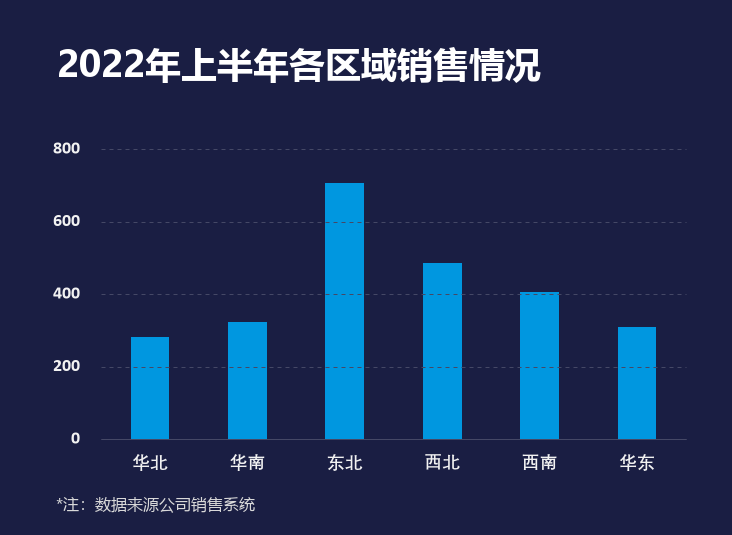

Python code for this plot:
# -*- coding: utf-8 -*-
"""图 31 · 动态柱形图（选月份看 6 大区域销售额）。

工作表 1 的下拉框（Drop Down 1）链接 J3、列表是 B4:B9（1月~6月）；
C13:H13 用 VLOOKUP 把所选月份的一行数据取到图表数据区，图表再读这一行。
因此切换下拉框时，6 根柱子整体换一组数。

用法：
    python chart31_dynamic_column.py                # 当前状态（5月）
    python chart31_dynamic_column.py --month 3      # 指定月份
    python chart31_dynamic_column.py --gif          # 生成 1~6 月循环 GIF
"""

import argparse

import matplotlib.pyplot as plt
from matplotlib.patches import Rectangle

import chartkit as kit

W, H = kit.chart_size(31)
X0, X1 = 101.3, 685.7
Y0, Y1 = 149.0, 439.0

MONTHS = ["1月", "2月", "3月", "4月", "5月", "6月"]
REGIONS = ["华北", "华南", "东北", "西北", "西南", "华东"]
DATA = {
    "1月": [259, 247, 705, 513, 463, 384],
    "2月": [235, 266, 529, 324, 579, 282],
    "3月": [330, 342, 705, 540, 492, 308],
    "4月": [282, 342, 599, 270, 492, 384],
    "5月": [282, 323, 705, 486, 405, 308],
    "6月": [965, 380, 282, 567, 463, 897],
}
BLUE = "#0097E0"
TEXT = "#F2F2F2"
GRID = "#454866"


def render(month):
    """把指定月份画成一张图，返回 (figure, 值列表)。"""
    values = DATA[month]
    fig = kit.new_figure(W, H)
    ax = fig.add_axes([0, 0, 1, 1])
    ax.set_xlim(0, W)
    ax.set_ylim(H, 0)
    ax.axis("off")

    def value_y(value):
        return Y1 - value / 800.0 * (Y1 - Y0)

    for tick in range(0, 801, 200):
        y = value_y(tick)
        ax.plot([X0, X1], [y, y], color=GRID, linewidth=0.72,
                linestyle=(0, (4, 4)), solid_capstyle="butt")
    ax.plot([X0, X1], [Y1, Y1], color=GRID, linewidth=0.72,
            solid_capstyle="butt")

    for tick in range(0, 801, 200):
        ax.text(80, value_y(tick), str(tick), color=TEXT,
                fontsize=9 * kit.FONT_SCALE, fontfamily=kit.AXIS_FONTS,
                fontweight="bold", ha="right", va="center")

    cluster = (X1 - X0) / len(REGIONS)
    bar_width = cluster / 2.5
    centers = [X0 + (index + 0.5) * cluster for index in range(len(REGIONS))]
    for center, value, name in zip(centers, values, REGIONS):
        top = value_y(value)
        ax.add_patch(Rectangle((center - bar_width / 2, top), bar_width,
                               Y1 - top, facecolor=BLUE, edgecolor="none"))
        ax.text(center, 454, name, color=TEXT,
                fontsize=9 * kit.FONT_SCALE, fontfamily=kit.AXIS_FONTS,
                fontweight="bold", ha="center", va="top")

    ax.text(57, 47, "2022年上半年各区域销售情况", color="white",
            fontsize=18 * kit.FONT_SCALE, fontfamily=kit.UI_FONT,
            fontweight="bold", va="top", ha="left")
    ax.text(56, 497, "*注：数据来源公司销售系统", color="#D9D9D9",
            fontsize=8 * kit.FONT_SCALE, fontfamily=kit.UI_FONT,
            va="top", ha="left")
    return fig, values


def main():
    parser = argparse.ArgumentParser()
    parser.add_argument("--month", default="5月",
                        help="1月~6月（也可写 1~6）")
    parser.add_argument("--gif", action="store_true")
    args = parser.parse_args()
    month = args.month if args.month.endswith("月") else args.month + "月"

    fig, _ = render(month)
    kit.save(fig, "chart31_dynamic_column.png")
    plt.close(fig)

    if args.gif:
        frames = []
        for month in MONTHS:
            fig, _ = render(month)
            frames.append(kit.to_image(fig))
            plt.close(fig)
        kit.save_gif(frames, "chart31_dynamic_column.gif")


if __name__ == "__main__":
    main()
